Frame 1 (no input): blank canvas, image omitted
Frame 60 (no input): blank canvas, image omitted
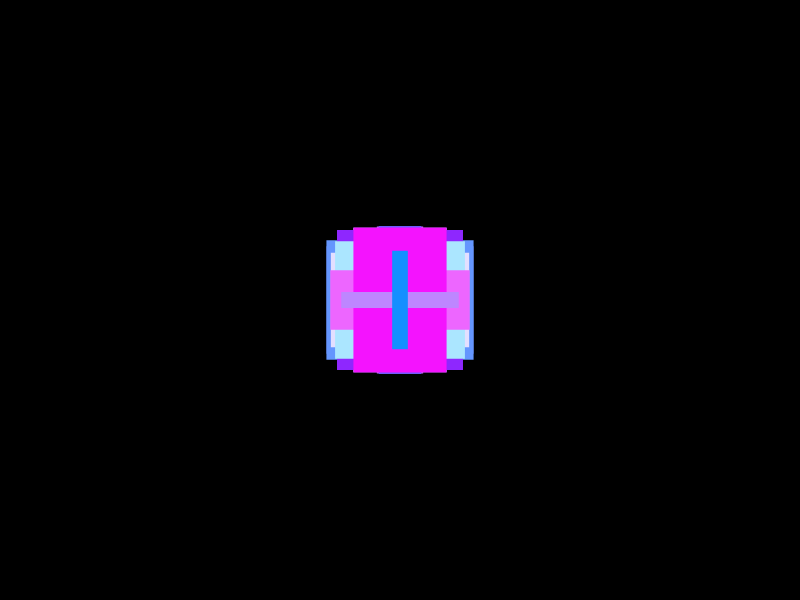
Frame 120 (the mouse pressed at the canvas centre since frame 60)

The p5.js sketch whose frames 1 and 60 were blank and that drew this single picture after the mouse press (run headless with seeded random() and noise() and a simulated clock; from frame 60 on, the mouse is pressed at the canvas centre):

// p5.js sketch
// ── sketch.js
function setup() {
  createCanvas(800, 600);
  background(0);
}

const MAX_RECT_SIZE = 150;
const MIN_RECT_SIZE = 10;

function draw() {
  //randomise the colour for each rectangle
  let r = random(0, 255);
  let g = random(0, 255);
  let b = random(254, 255);

  //randomise the size for each rectangle
  let rectWidth = random(MIN_RECT_SIZE, MAX_RECT_SIZE);
  let rectHeight = random(MIN_RECT_SIZE, MAX_RECT_SIZE);

  //if the mouse is pressed: if the width and height difference is within 10, 
  //then draw a circle at mouse position, otherwise, draw a rectangle at mouse 
  //position
  if(mouseIsPressed){
    noStroke();
    fill(r, g, b);
    if(abs(rectWidth - rectHeight) <= 10){
      ellipse(mouseX, mouseY, rectWidth, rectHeight);
    } else {
      rect(mouseX - rectWidth/2, mouseY - rectHeight/2, rectWidth, rectHeight);
    }
  }
}




//when the mouse is pressed, draw randomly-sized, randomly-coloured rectangles
//that stay on screen. If the width and height of the rectangles are within 10 
//pixels of each other, then draw an ellipse instead. Rectangles and circles
//should appear centered on the mouse.
